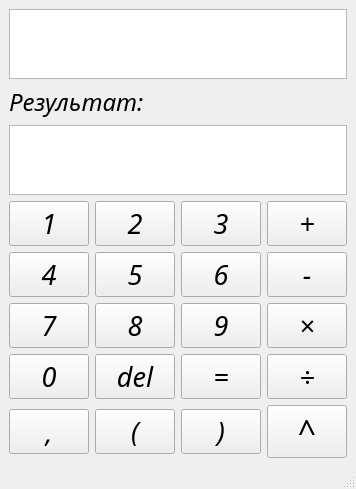
<?xml version="1.0" encoding="UTF-8"?>
<ui version="4.0">
 <class>MainWindow</class>
 <widget class="QMainWindow" name="MainWindow">
  <property name="geometry">
   <rect>
    <x>0</x>
    <y>0</y>
    <width>256</width>
    <height>349</height>
   </rect>
  </property>
  <property name="windowTitle">
   <string>MainWindow</string>
  </property>
  <widget class="QWidget" name="centralwidget">
   <layout class="QGridLayout" name="gridLayout">
    <item row="0" column="0" colspan="4">
     <widget class="QTextEdit" name="textEdit">
      <property name="readOnly">
       <bool>true</bool>
      </property>
     </widget>
    </item>
    <item row="1" column="0" colspan="4">
     <widget class="QLabel" name="label">
      <property name="font">
       <font>
        <family>Monotype Corsiva</family>
        <pointsize>18</pointsize>
        <italic>true</italic>
       </font>
      </property>
      <property name="text">
       <string>Результат:</string>
      </property>
     </widget>
    </item>
    <item row="2" column="0" colspan="4">
     <widget class="QTextEdit" name="textEdit_2">
      <property name="readOnly">
       <bool>true</bool>
      </property>
     </widget>
    </item>
    <item row="3" column="0">
     <widget class="QPushButton" name="pushButton">
      <property name="font">
       <font>
        <family>Monotype Corsiva</family>
        <pointsize>20</pointsize>
        <italic>true</italic>
       </font>
      </property>
      <property name="text">
       <string>1</string>
      </property>
     </widget>
    </item>
    <item row="3" column="1">
     <widget class="QPushButton" name="pushButton_2">
      <property name="font">
       <font>
        <family>Monotype Corsiva</family>
        <pointsize>20</pointsize>
        <italic>true</italic>
       </font>
      </property>
      <property name="text">
       <string>2</string>
      </property>
     </widget>
    </item>
    <item row="3" column="2">
     <widget class="QPushButton" name="pushButton_3">
      <property name="font">
       <font>
        <family>Monotype Corsiva</family>
        <pointsize>20</pointsize>
        <italic>true</italic>
       </font>
      </property>
      <property name="text">
       <string>3</string>
      </property>
     </widget>
    </item>
    <item row="3" column="3">
     <widget class="QPushButton" name="pushButton_11">
      <property name="font">
       <font>
        <family>Monotype Corsiva</family>
        <pointsize>20</pointsize>
        <italic>true</italic>
       </font>
      </property>
      <property name="text">
       <string>+</string>
      </property>
     </widget>
    </item>
    <item row="4" column="0">
     <widget class="QPushButton" name="pushButton_4">
      <property name="font">
       <font>
        <family>Monotype Corsiva</family>
        <pointsize>20</pointsize>
        <italic>true</italic>
       </font>
      </property>
      <property name="text">
       <string>4</string>
      </property>
     </widget>
    </item>
    <item row="4" column="1">
     <widget class="QPushButton" name="pushButton_5">
      <property name="font">
       <font>
        <family>Monotype Corsiva</family>
        <pointsize>20</pointsize>
        <italic>true</italic>
       </font>
      </property>
      <property name="text">
       <string>5</string>
      </property>
     </widget>
    </item>
    <item row="4" column="2">
     <widget class="QPushButton" name="pushButton_6">
      <property name="font">
       <font>
        <family>Monotype Corsiva</family>
        <pointsize>20</pointsize>
        <italic>true</italic>
       </font>
      </property>
      <property name="text">
       <string>6</string>
      </property>
     </widget>
    </item>
    <item row="4" column="3">
     <widget class="QPushButton" name="pushButton_12">
      <property name="font">
       <font>
        <family>Monotype Corsiva</family>
        <pointsize>20</pointsize>
        <italic>true</italic>
       </font>
      </property>
      <property name="text">
       <string>-</string>
      </property>
     </widget>
    </item>
    <item row="5" column="0">
     <widget class="QPushButton" name="pushButton_7">
      <property name="font">
       <font>
        <family>Monotype Corsiva</family>
        <pointsize>20</pointsize>
        <italic>true</italic>
       </font>
      </property>
      <property name="text">
       <string>7</string>
      </property>
     </widget>
    </item>
    <item row="5" column="1">
     <widget class="QPushButton" name="pushButton_8">
      <property name="font">
       <font>
        <family>Monotype Corsiva</family>
        <pointsize>20</pointsize>
        <italic>true</italic>
       </font>
      </property>
      <property name="text">
       <string>8</string>
      </property>
     </widget>
    </item>
    <item row="5" column="2">
     <widget class="QPushButton" name="pushButton_9">
      <property name="font">
       <font>
        <family>Monotype Corsiva</family>
        <pointsize>20</pointsize>
        <italic>true</italic>
       </font>
      </property>
      <property name="text">
       <string>9</string>
      </property>
     </widget>
    </item>
    <item row="5" column="3">
     <widget class="QPushButton" name="pushButton_14">
      <property name="font">
       <font>
        <family>Monotype Corsiva</family>
        <pointsize>20</pointsize>
        <italic>true</italic>
       </font>
      </property>
      <property name="text">
       <string>×</string>
      </property>
     </widget>
    </item>
    <item row="6" column="0">
     <widget class="QPushButton" name="pushButton_10">
      <property name="font">
       <font>
        <family>Monotype Corsiva</family>
        <pointsize>20</pointsize>
        <italic>true</italic>
       </font>
      </property>
      <property name="text">
       <string>0</string>
      </property>
     </widget>
    </item>
    <item row="6" column="1">
     <widget class="QPushButton" name="pushButton_15">
      <property name="font">
       <font>
        <family>Monotype Corsiva</family>
        <pointsize>20</pointsize>
        <italic>true</italic>
       </font>
      </property>
      <property name="text">
       <string>del</string>
      </property>
     </widget>
    </item>
    <item row="6" column="2">
     <widget class="QPushButton" name="pushButton_16">
      <property name="font">
       <font>
        <family>Monotype Corsiva</family>
        <pointsize>20</pointsize>
        <italic>true</italic>
       </font>
      </property>
      <property name="text">
       <string>=</string>
      </property>
     </widget>
    </item>
    <item row="6" column="3">
     <widget class="QPushButton" name="pushButton_13">
      <property name="font">
       <font>
        <family>Monotype Corsiva</family>
        <pointsize>20</pointsize>
        <italic>true</italic>
       </font>
      </property>
      <property name="text">
       <string>÷</string>
      </property>
     </widget>
    </item>
    <item row="7" column="0">
     <widget class="QPushButton" name="pushButton_17">
      <property name="font">
       <font>
        <family>Monotype Corsiva</family>
        <pointsize>20</pointsize>
        <italic>true</italic>
       </font>
      </property>
      <property name="text">
       <string>,</string>
      </property>
     </widget>
    </item>
    <item row="7" column="1">
     <widget class="QPushButton" name="pushButton_18">
      <property name="font">
       <font>
        <family>Monotype Corsiva</family>
        <pointsize>20</pointsize>
        <italic>true</italic>
       </font>
      </property>
      <property name="text">
       <string>(</string>
      </property>
     </widget>
    </item>
    <item row="7" column="2">
     <widget class="QPushButton" name="pushButton_19">
      <property name="font">
       <font>
        <family>Monotype Corsiva</family>
        <pointsize>20</pointsize>
        <italic>true</italic>
       </font>
      </property>
      <property name="text">
       <string>)</string>
      </property>
     </widget>
    </item>
    <item row="7" column="3">
     <widget class="QPushButton" name="pushButton_20">
      <property name="font">
       <font>
        <family>Monotype Corsiva</family>
        <pointsize>24</pointsize>
        <italic>true</italic>
       </font>
      </property>
      <property name="text">
       <string>^</string>
      </property>
     </widget>
    </item>
   </layout>
  </widget>
  <widget class="QMenuBar" name="menubar">
   <property name="geometry">
    <rect>
     <x>0</x>
     <y>0</y>
     <width>256</width>
     <height>18</height>
    </rect>
   </property>
  </widget>
  <widget class="QStatusBar" name="statusbar"/>
 </widget>
 <resources/>
 <connections/>
</ui>
